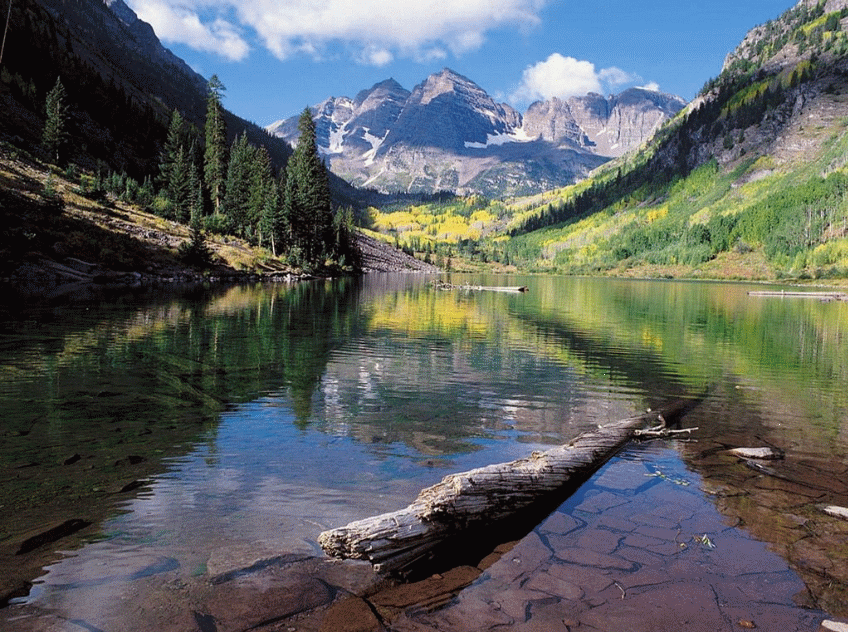
%> input picture homework4/river.gif, 848 x 632 px
$ octave jpeg.m   (GNU Octave 9; MATLAB toolbox functions it lacks are replaced by stand-ins)
%> lines starting %> are read from the running program, lines starting %| are printed output that depends on the picture
### homework4/funcGetMatrixDCterms.m
function DC = funcGetMatrixDCterms(input,blocksize)

    [M,N] = size(input);
    DC = zeros(M*N:1);

    for i = 1:M
        for j = 1:N
            if(mod(i,blocksize) == 1 && mod(j,blocksize) == 1)
                DC = [DC input(i,j)];
            end
        end
    end

end

### homework4/funcCalculateResidual.m
function residual = funcCalculateResidual(input)
    [M,N] = size(input);
    residual = zeros(M,N);
    for i = 1:M
        for j = 1:N
            if(i==1 && j == 1)
                residual(i,j) = input(i,j);
            else
                residual(i,j) = input(i,j) - input(i,j-1);
            end
        end
    end
end

### homework4/funcRange.m
function [s,k,t] = funcRange(input)
    % calculate s,k,t for DC
    [im,in] = size(input);

    s = zeros(im,in);
    k = zeros(im,in);
    t = zeros(im,in);

    for i = 1:im
        for j = 1:in

            % calculate signal sign for each, if is positive, set to 1
            s(i,j) = 1*(input(i,j)>=0);

            if(input(i,j) == 0)
                continue;
            end

            % calculate k
            k(i,j) = floor(log2(abs(input(i,j)))) + 1;
            % t
            t(i,j) = abs(input(i,j)) - 2^(k(i,j)-1);
        end
    end
end

### homework4/funcBuildRangeHuffman.m
function [dict,header_length] = funcBuildRangeHuffman(input,range)
% input domain is from 0 to range - 1
    [M,N] = size(input);

    total = M*N;

    probability = zeros(1,range);

    showupTimes = zeros(1,range);

    for i = 1:M
        for j = 1:N
            showupTimes(1,input(i,j)+1) = showupTimes(1,input(i,j)+1) + 1;
        end
    end

    for i = 1:range
        probability(1,i) = showupTimes(1,i) / total;
    end

    symbols = 1:range;
    dict = huffmandict(symbols,probability);

    % we only transfer those code show up in DC terms, and calculate the
    % longest lenth of among the codewords

    length = zeros(1,range);
    maxLength = 0;
    tranfer_code_number = 0;

    each_useful_code_lengh_sum = 0;

    for i = 1:range
        if(showupTimes(1,i) > 0)
            [~,length(1,i)] = size(dict{i,2});
            maxLength = max(maxLength,length(1,i));
            tranfer_code_number = tranfer_code_number + 1;
        end
        each_useful_code_lengh_sum = each_useful_code_lengh_sum + length(1,i);
    end

    bit_used = floor(log2(maxLength)) + 1;

    header_length = 8 + bit_used*12 + each_useful_code_lengh_sum;

    %%%%%%%%%%%%%%%
    % header of dc: first 8 bits indicates next lenth,
    % for example bit_used = 5, which is 00000101 this indicate each lenth
    % of codeword is represented in 5 bits
    %
    % next several bits inticate how many table code words are transferd,
    % up to 12, using 4 bits

    % so the first 8 + 4 = 12 bits is fixed
    %%%%%%%%%%%%%%%

    % Then, each item is represented in 4 bits + 'bit_used' bits + result
    % of previous 'bit_used' bits to represent one table codeword

    %%%% ???


%     header = cell(1,1);
%
%     header(1,1) =


end

### homework4/jpeg.m

% Author: Zhengxiangyue G42416206, the code will calculate the baseline
% jpeg's header code length and data part's bit stream

% read data from the image and convert to gray image

[cdata,colormap] = imread('river.gif');
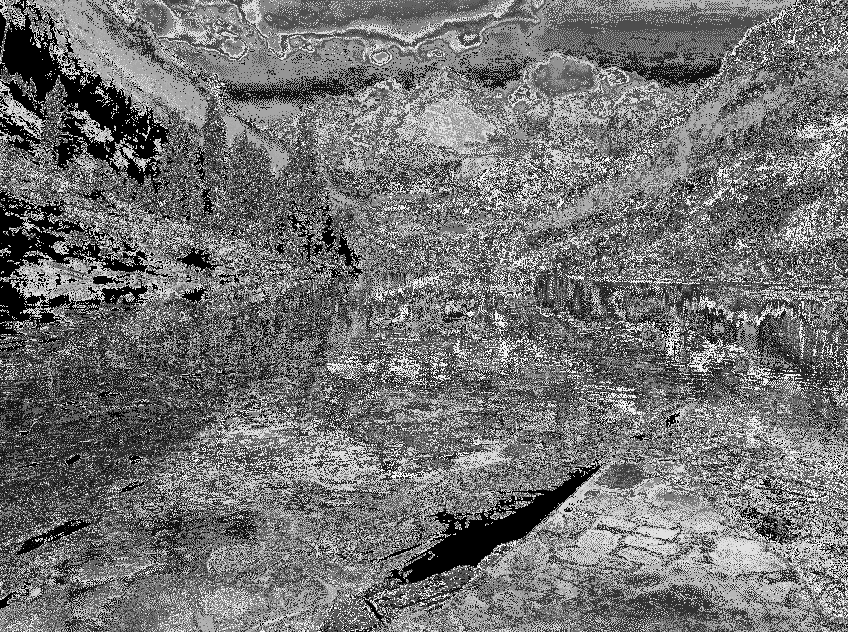
%> cdata: size 632x848 uint8; min 0, max 255, mean 114.1
%> colormap = 256 rows, first 12: [0.0353 0.0235 0.0275; 0.376 0.514 0.267; 0.639 0.545 0.31; 0.145 0.267 0.145; 0.396 0.282 0.2; 0.714 0.765 0.392; 0.318 0.518 0.718; 0.263 0.404 0.192; 0.643 0.58 0.596; 0.722 0.769 0.675; 0.408 0.408 0.22; 0.137 0.271 0.443]
input = double(ind2gray(cdata,colormap));
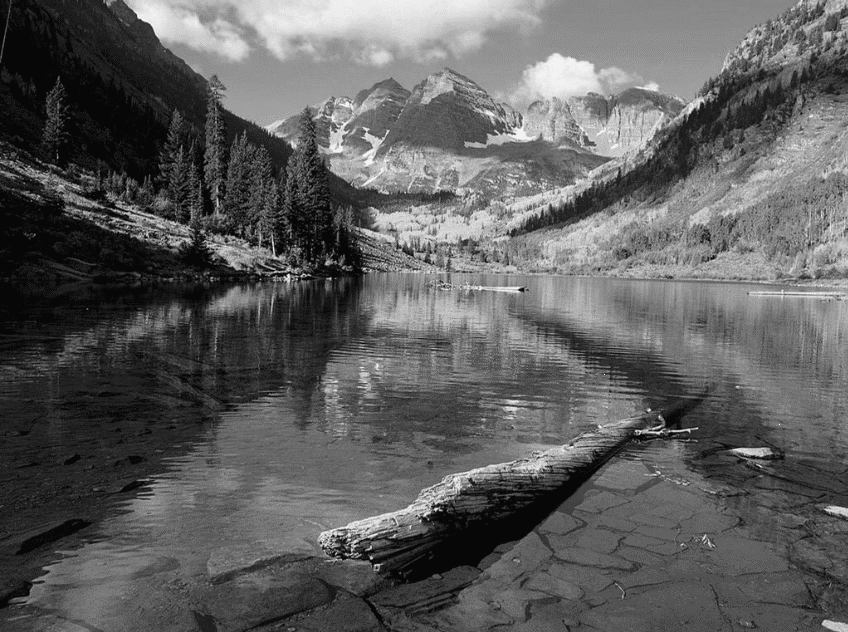
%> input: size 632x848 double; min 0.0275, max 0.954, mean 0.371
% imwrite(uint8(input),'inputGray.jpg');

% the image is of M rows and N columns

[M,N] = size(input);
%> M = 632; N = 848

% Mean-normalization (subtract 128 from each pixel)

inputMeanNormalized = input - 128;

% Transform: DCT-transform each block

funBlockDCT = @(block_struct) dct2(block_struct.data);
inputBlockTransformed = blockproc(inputMeanNormalized,[8 8],funBlockDCT);
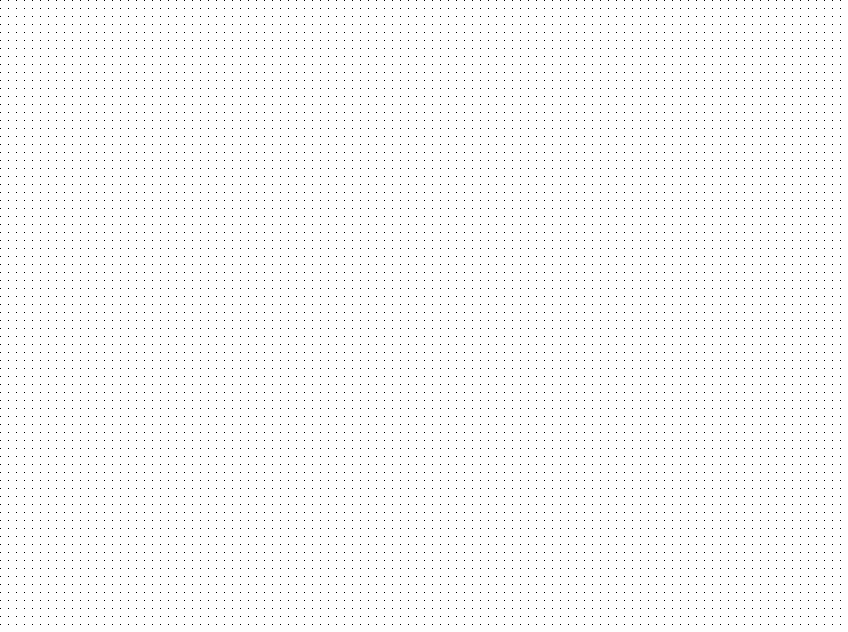
%> inputBlockTransformed: size 632x848 double; min -1023.8, max 1.96, mean -15.95; drawn with min black and max white

% An 8×8 quantization matrix Q is user-provided
% PLEASE MAKE SURE Q.mat IS IN THE CURRENT FOLDER
load("Q.mat");

%%%%%%%%%%%%%%%%%%%%%%%%%%%%%%%%%%%%%%%%%%%%%%%%%%
% scalrs modify here
%%%%%%%%%%%%%%%%%%%%%%%%%%%%%%%%%%%%%%%%%%%%%%%%%%
% scalar = 1.34 => compression ratio = 10.0002, SNR = 22.7977
% scalar = 2.28 => compression ratio = 15.0286, SNR = 21.3633
% scalar = 3.19 => compression ratio = 20.0237, SNR = 20.4430

scalar = 3.19;

Q = Q * scalar;


%%%%%%%%%%%%%%%%%%%%%%%%%%%%%%%%%%%%%% Algorithm start %%%%%%%%%%%%%%%%%%%%%%%%%%%%%%%%%%%%%%%%%%%%%

% Each block is divided by Q (point by point)

funDividedByQ = @(block_struct) block_struct.data ./ Q;
inputDevidedByQ = blockproc(inputBlockTransformed,[8,8],funDividedByQ);

% The terms are then rounded to their nearest integers FOR BOTH DC AND AC

 inputRounded = round(inputDevidedByQ);
%> inputRounded: size 632x848 double; values -20 (black) and 0 (white), 98.4% white; black in thin lines or dots

% inputRounded = testQuantized;

% get DC terms as an 1d array

DC = funcGetMatrixDCterms(inputRounded,8);

% Calculate DC residual

DCresidual = funcCalculateResidual(DC);

% DC sign, and using dck-1 bit to represent dct later

[dcs,dck,dct] = funcRange(DCresidual);

[DChuffmanTable,DCheaderLength] = funcBuildRangeHuffman(dck,12);
%> after the loop in funcBuildRangeHuffman, `for i = 1:M`: showupTimes = [8373 0 0 0 0 1 0 0 0 0 0 0]
%> after the loop in funcBuildRangeHuffman, `for i = 1:range`: probability = [1 0 0 0 0 0.000119 0 0 0 0 0 0]
%> in funcBuildRangeHuffman, `dict = huffmandict(symbols,probability);`: dict = {1, [0 0 0 0 0 1], [0 0 1], [0 0 0 1], [0 0 0 0 1], [0 1], [0 0 0 0 0 0 1], [0 0 0 0 0 0 0 1], [0 0 0 0 0 0 0 0 1], [0 0 0 0 0 0 0 0 0 1], [0 0 0 0 0 0 0 0 0 0 0], [0 0 0 0 0 0 0 0 0 0 1]}
%> the loop in funcBuildRangeHuffman, `for i = 1:range` made 6 passes
%> maxLength on pass 1: 6
%> the run ends on the next line
